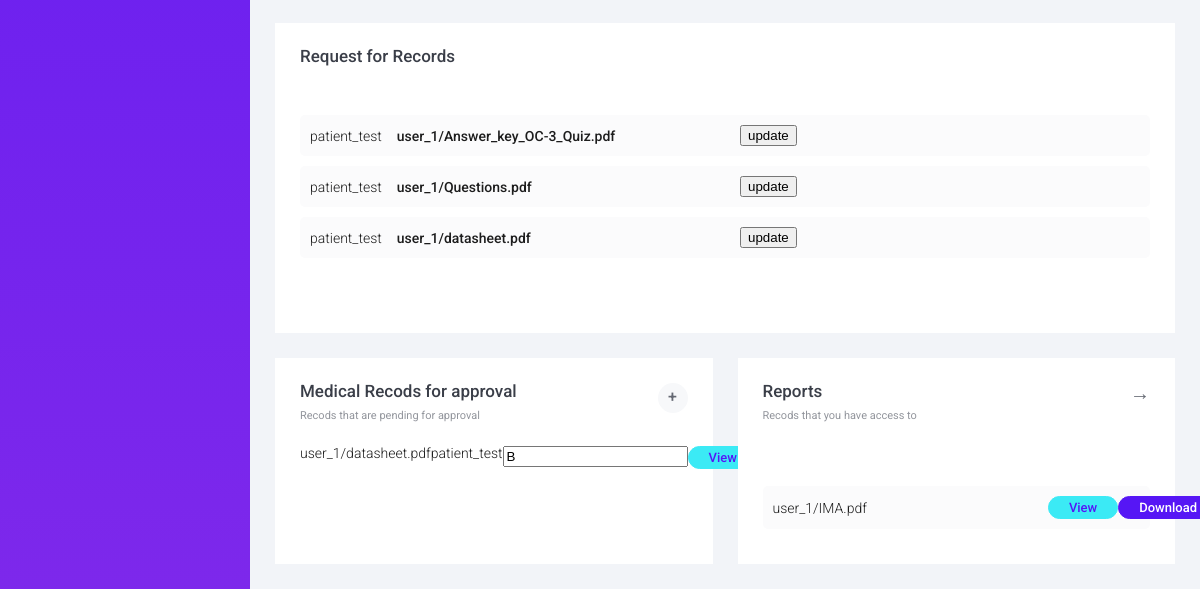
The app's page /doctordb/ (lower part), older data.
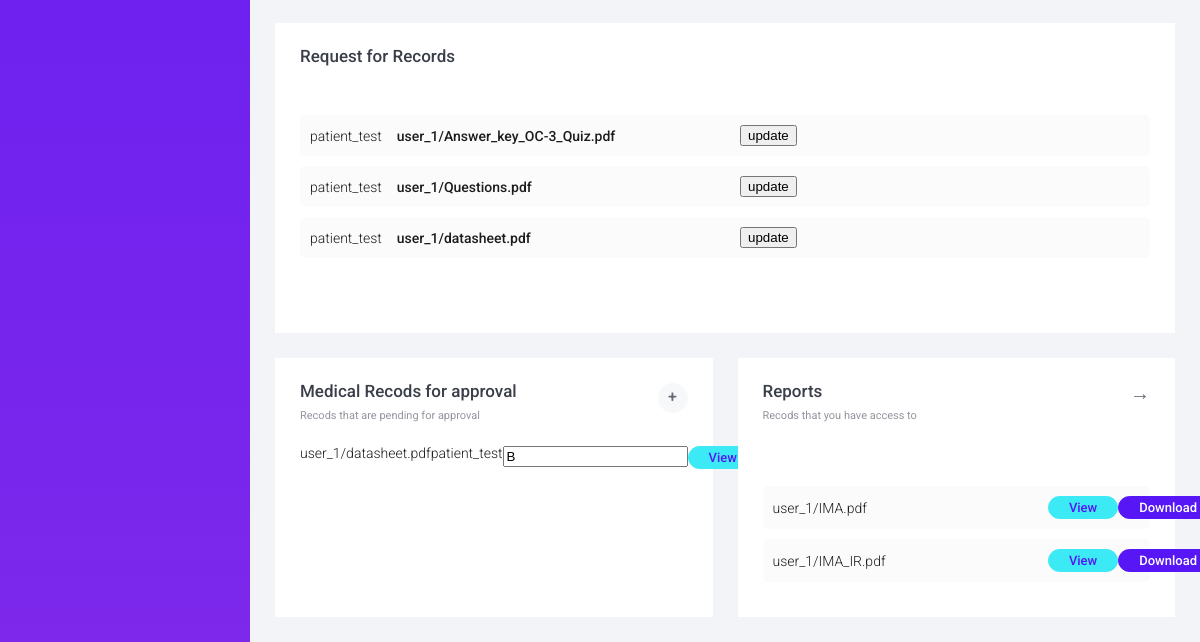
The same page, newer data.
### app/models.py (models this page shows)
class Records(models.Model):
	id = models.IntegerField(primary_key=True, auto_created=True)
	patient = models.ForeignKey('patient', on_delete=models.CASCADE)
	doctor = models.ForeignKey('doctor', on_delete=models.CASCADE)
	document = models.FileField(upload_to = user_directory_path)
	time_limit = models.DateTimeField(null=True, blank=True)
	approval_doc = models.CharField(max_length=1, default="B") # Y or N or B B is blank # for the doctor
	approval_rec = models.CharField(max_length=1, default="B") # Y or N or B B is blank # for the record

class patient(models.Model):
	id = models.IntegerField(primary_key=True)
	name = models.CharField(max_length=100)
	age = models.IntegerField()
	email = models.EmailField()
	medication = models.CharField(max_length=100)

### app/views.py (the view)
# urls.py: url(r'^doctordb/$', views.req_rec, name='doctordb'),
def req_rec(request):
    documents = Records.objects.filter(time_limit__isnull=True)
    approved_reports = Records.objects.filter( approval_doc="Y")
    pending = Records.objects.exclude( approval_rec="N")
    pending = pending.exclude( approval_rec="Y")
    patients = patient.objects.all()
    return render(request, './apna-doctor-dashboard.html', { 'documents': documents, 'approved_reports': approved_reports, 'pending': pending, 'patients': patients })

### app/templates/apna-doctor-dashboard.html (shortened to what the changed rows need)
{% load static %}
<html lang="en">
  <head>
    <link rel="stylesheet" href={% static "css/swiper.css" %}/> <link
    rel="stylesheet" href={% static "./css/jquery.scrollbar.css" %}/> <link
    rel="stylesheet" href={% static "css/daterangepicker.css" %}/> <link
    rel="stylesheet" href={% static "css/select2.css" %}/> <link
    rel="stylesheet" href={% static "css/ion.rangeSlider.min.css" %}/> <link
    rel="stylesheet" href={% static "css/dashboard.min.css" %}/>
  </head>
  <body>
    <div class="dashboard-wrap">
      <div class="section section--content" id="content">
        <div class="grid grid--margin">
          <div class="grid__row ">
            <div
              class="grid__col grid__col--margin grid__col--padding bg-white"
            >
              <div class="appointments">
                <div class="appointments__content swiper-wrapper">
                  <div class="table table--no-header table--new-doctors">
                <div class="table__body">
                  {% csrf_token %} {% for choice in documents%}
                  <form method ="POST" action="approvedoc/{{ choice.id}}/">
                  <div class="table__row">
                    <div class="table__cell"> {{choice.patient.name}} </div>
                    <div class="table__cell">{{choice.document}}</div>
                    <div class="table__cell">
                    {% csrf_token %}<button type="submit"href="approvedoc/{{ choice.id}}"> update</button>
                    </div>
                  </div>
                  </form>
                  {% endfor %}
                </div>
              </div>
                </div>
              </div>
            </div>
          </div>
          <div class="grid__row">
            <div
              class="grid__col grid__col--13 grid__col--margin grid__col--padding bg-white mb0"
            >
              <div class="table__body">
                {% csrf_token %} {% for record in pending%}
                  <form method ="POST" action="approve/{{ record.id}}/">
                  <div class="table__row">
                    <div class="table__cell">{{record.document.name}}</div>
                    <div class="table__cell">{{record.patient.name}}</div>
                    <div class="table__cell"> <input name="approval_rec" value="{{record.approval_rec}}" /> </div>
                    <div class="table__cell">
                      <a
                        href='../media/{{record.document}}'
                        class="button button--small-table button--lightblue-bg"
                        >View</a
                      >
                    </div>
                    <div class="table__cell">
                      {% csrf_token %}<button type="submit"href="approve/{{ record.id}}"> update</button>
                    </div>
                  </div>
                  </form>
                  {% endfor %}
                </div>
            </div>
            <div
              class="grid__col grid__col--13 grid__col--margin grid__col--padding bg-white mb0"
            >
              <div class="table table--no-header table--latest-reports">
                <div class="table__body">
                {% csrf_token %} {% for record in approved_reports%}
                  <div class="table__row">
                    <div class="table__cell">{{record.document.name}}</div>
                    <div class="table__cell">
                      <a
                        href='../media/{{record.document}}'
                        class="button button--small-table button--lightblue-bg"
                        >View</a
                      >
                    </div>
                    <div class="table__cell">
                      <a
                        href='../media/{{record.document}}'
                        class="button button--small-table button--blue-bg"
                        download
                        >Download</a
                      >
                    </div>
                  </div>
                  {% endfor %}
                </div>
              </div>
            </div>
          </div>
        </div>
      </div>
    </div>
  </body>
</html>

Row changes from the older to the newer data that the page shows:
now on this page (row edited): Records: document.name "user_1/IMA_IR.pdf", shown under "Reports"
